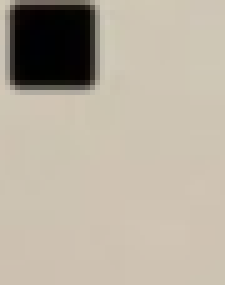
#> input picture Templates/0.png, 45 x 57 px, found by its file name (shown 5 times larger)
$ python -i Realtimetest.py   (imports and definitions only)
#> lines starting #> are read from the running program, lines starting #| are printed output that depends on the picture; after the words box and inside, x2 and y2 are one past the last pixel; in counts of white or black regions, pixels touching at a corner belong together
from pypylon import pylon
import cv2
import numpy as np
import os

# ------------------ CONFIG ------------------
TEMPLATE_DIR = r"C:\Users\biggi\Desktop\STB600_Project\Templates"
MATCH_THRESHOLD = 0.7
DISPLAY_SCALE = 3

# ------------------ UTILS ------------------
def resize(img, scale):
    return cv2.resize(
        img,
        (int(img.shape[1] / scale), int(img.shape[0] / scale))
    )

def load_templates(folder):
    templates = {}
    for file in os.listdir(folder):
        if file.endswith(".png") or file.endswith(".jpg"):
            path = os.path.join(folder, file)
            tmpl = cv2.imread(path, cv2.IMREAD_GRAYSCALE)
#> tmpl: shape (57, 45); min 0, max 203, mean 175
            _, tmpl = cv2.threshold(tmpl, 10, 255, cv2.THRESH_BINARY)
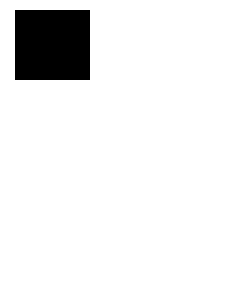
#> tmpl: shape (57, 45) (shown 5 times larger); 91.8% white; 1 black region, box (x1, y1, x2, y2) and area: (3, 2, 18, 16) 210
            templates[file] = tmpl
#> pass 2 of the loop in load_templates, `for file in os.listdir(folder):`:
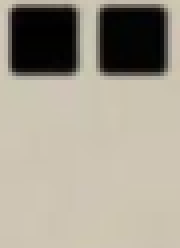
#> input picture Templates/1.png, 45 x 62 px, found by its file name (shown 4 times larger)
#> in load_templates, `tmpl = cv2.imread(path, cv2.IMREAD_GRAYSCALE)`:
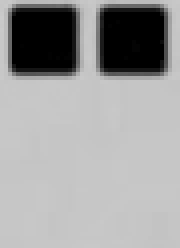
#> tmpl: shape (62, 45) (shown 4 times larger); min 0, max 203, mean 157.2
#> in load_templates, `_, tmpl = cv2.threshold(tmpl, 10, 255, cv2.THRESH_BINARY)`:
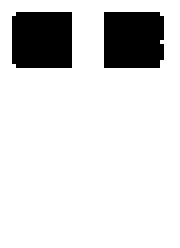
#> tmpl: shape (62, 45) (shown 4 times larger); 85.2% white; 2 black regions, box (x1, y1, x2, y2) and area: (3, 3, 18, 17) 208, (26, 3, 41, 17) 206
#> pass 3 of the loop in load_templates, `for file in os.listdir(folder):`:
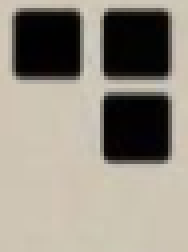
#> input picture Templates/2.png, 47 x 63 px, found by its file name (shown 4 times larger)
#> in load_templates, `_, tmpl = cv2.threshold(tmpl, 10, 255, cv2.THRESH_BINARY)`:
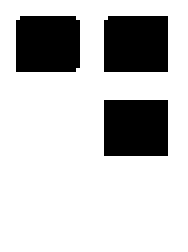
#> tmpl: shape (63, 47) (shown 4 times larger); 77.4% white; 3 black regions, box (x1, y1, x2, y2) and area: (26, 25, 42, 39) 224, (26, 4, 42, 18) 223, (4, 4, 20, 18) 221
#> the loop made 4 passes; the first 3 are shown
    return templates

# ------------------ IMAGE PROCESSING ------------------
def remove_green_and_open(frame):
    hsv = cv2.cvtColor(frame, cv2.COLOR_BGR2HSV)

    lower_green = np.array([35, 80, 40])
    upper_green = np.array([85, 255, 255])

    green_mask = cv2.inRange(hsv, lower_green, upper_green)
    mask_inv = cv2.bitwise_not(green_mask)

    no_green = cv2.bitwise_and(frame, frame, mask=mask_inv)

    gray = cv2.cvtColor(no_green, cv2.COLOR_BGR2GRAY)
    _, thresh = cv2.threshold(gray, 40, 255, cv2.THRESH_BINARY)
    cv2.imshow("gray", resize(thresh, 3))


    contours, _ = cv2.findContours(
        thresh, cv2.RETR_EXTERNAL, cv2.CHAIN_APPROX_SIMPLE
    )

    if not contours:
        return None, None

    largest = max(contours, key=cv2.contourArea)
    x, y, w, h = cv2.boundingRect(largest)

    coin = no_green[y:y+h, x:x+w]
    coin_gray = cv2.cvtColor(coin, cv2.COLOR_BGR2GRAY)
    _, coin_thresh = cv2.threshold(coin_gray, 0, 255, cv2.THRESH_BINARY)

    kernel = np.ones((9, 9), np.uint8)
    opening = cv2.morphologyEx(coin_thresh, cv2.MORPH_OPEN, kernel)

    cv2.imshow("opening", opening)


    return opening, (x, y, w, h)

# ------------------ TEMPLATE MATCHING ------------------
def match_template(binary_coin, template):
    if binary_coin.shape[0] < template.shape[0] or \
       binary_coin.shape[1] < template.shape[1]:
        return None, 0.0

    result = cv2.matchTemplate(
        binary_coin, template, cv2.TM_CCOEFF_NORMED
    )

    _, max_val, _, max_loc = cv2.minMaxLoc(result)
    h, w = template.shape

    return (max_loc, (w, h)), max_val

# ------------------ BASLER CAMERA ------------------
# [3 lines that did not run here, left out]
# [1 line not run here, left out]

# [1 line that did not run here, left out]
# [1 line that did not run here, left out]
# [1 line that did not run here, left out]

# ------------------ LOAD TEMPLATES ------------------
templates = load_templates(TEMPLATE_DIR)
#> templates = 4 items

# [83 lines not run here, left out]

>>> import cv2
>>> picture = cv2.imread('Templates/0.png')
#> picture is the input picture: shape (57, 45, 3); mean B, G, R 159, 173.9, 182.9
>>> result = remove_green_and_open(picture)
#> in remove_green_and_open, `hsv = cv2.cvtColor(frame, cv2.COLOR_BGR2HSV)`: hsv: shape (57, 45, 3); mean H, S, V 22.3, 46.6, 183
#> in remove_green_and_open, `green_mask = cv2.inRange(hsv, lower_green, upper_green)`: green_mask: shape (57, 45); every value is 0
#> in remove_green_and_open, `mask_inv = cv2.bitwise_not(green_mask)`: mask_inv: shape (57, 45); every value is 255
#> in remove_green_and_open, `_, thresh = cv2.threshold(gray, 40, 255, cv2.THRESH_BINARY)`:
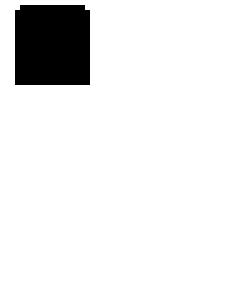
#> thresh: shape (57, 45) (shown 5 times larger); 90.7% white; 1 black region, box (x1, y1, x2, y2) and area: (3, 1, 18, 17) 238
#> in remove_green_and_open, `contours, _ = cv2.findContours( thresh, cv2.RETR_EXTERNAL, cv2.CHAIN_A..`: contours = [[[0, 0], [0, 56], [44, 56], [44, 0]]]
#> in remove_green_and_open, `largest = max(contours, key=cv2.contourArea)`: largest = [[0, 0], [0, 56], [44, 56], [44, 0]]
#> in remove_green_and_open, `x, y, w, h = cv2.boundingRect(largest)`: x = 0; w = 45; h = 57
